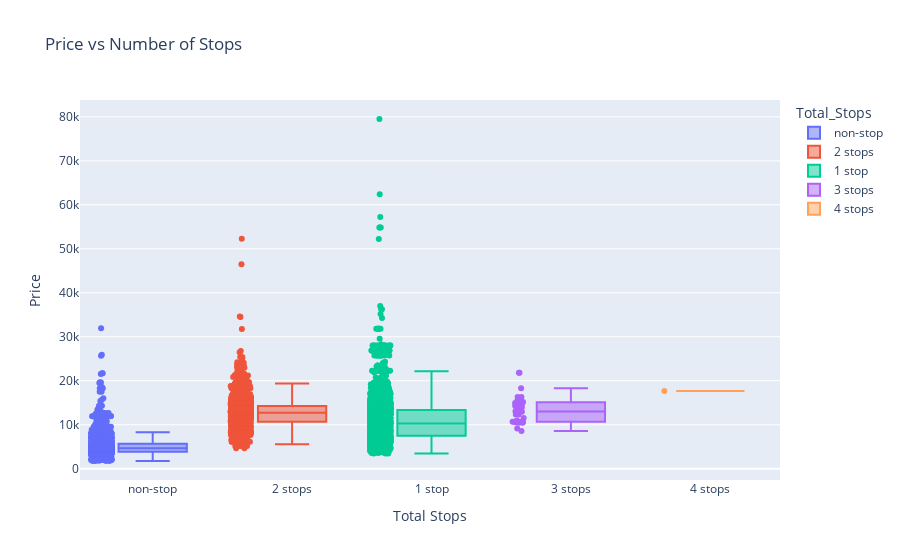

This figure's notebook cell:
### Markdown cell above
## How does ticket price vary with total stops?

### Code cell
import plotly.express as px

fig = px.box(
    df, 
    x='Total_Stops', 
    y='Price',
    points="all", 
    color='Total_Stops', 
    title='Price vs Number of Stops')
fig.update_layout(
    xaxis_title='Total Stops',
    yaxis_title='Price')
fig.show()

### Figure 1 — Plotly figure (JSON) as saved in the notebook; plotly's stock layout.template omitted (floating-point values rounded to 4 significant figures; data arrays with more than 128 entries replaced by an {"elided": "..."} marker saying what was removed)
{"data": [{"alignmentgroup": "True", "boxpoints": "all", "hovertemplate": "Total_Stops=%{x}<br>Price=%{y}<extra></extra>", "legendgroup": "non-stop", "marker": {"color": "#636efa"}, "name": "non-stop", "notched": false, "offsetgroup": "non-stop", "orientation": "v", "showlegend": true, "type": "box", "x": {"elided": "3475 str values"}, "x0": " ", "xaxis": "x", "y": {"elided": "3475 int values"}, "y0": " ", "yaxis": "y"}, {"alignmentgroup": "True", "boxpoints": "all", "hovertemplate": "Total_Stops=%{x}<br>Price=%{y}<extra></extra>", "legendgroup": "2 stops", "marker": {"color": "#EF553B"}, "name": "2 stops", "notched": false, "offsetgroup": "2 stops", "orientation": "v", "showlegend": true, "type": "box", "x": {"elided": "1318 str values"}, "x0": " ", "xaxis": "x", "y": {"elided": "1318 int values"}, "y0": " ", "yaxis": "y"}, {"alignmentgroup": "True", "boxpoints": "all", "hovertemplate": "Total_Stops=%{x}<br>Price=%{y}<extra></extra>", "legendgroup": "1 stop", "marker": {"color": "#00cc96"}, "name": "1 stop", "notched": false, "offsetgroup": "1 stop", "orientation": "v", "showlegend": true, "type": "box", "x": {"elided": "5625 str values"}, "x0": " ", "xaxis": "x", "y": {"elided": "5625 int values"}, "y0": " ", "yaxis": "y"}, {"alignmentgroup": "True", "boxpoints": "all", "hovertemplate": "Total_Stops=%{x}<br>Price=%{y}<extra></extra>", "legendgroup": "3 stops", "marker": {"color": "#ab63fa"}, "name": "3 stops", "notched": false, "offsetgroup": "3 stops", "orientation": "v", "showlegend": true, "type": "box", "x": ["3 stops", "3 stops", "3 stops", "3 stops", "3 stops", "3 stops", "3 stops", "3 stops", "3 stops", "3 stops", "3 stops", "3 stops", "3 stops", "3 stops", "3 stops", "3 stops", "3 stops", "3 stops", "3 stops", "3 stops", "3 stops", "3 stops", "3 stops", "3 stops", "3 stops", "3 stops", "3 stops", "3 stops", "3 stops", "3 stops", "3 stops", "3 stops", "3 stops", "3 stops", "3 stops", "3 stops", "3 stops", "3 stops", "3 stops", "3 stops", "3 stops", "3 stops", "3 stops"], "x0": " ", "xaxis": "x", "y": [10493, 10991, 11543, 12346, 10703, 18293, 21829, 15586, 13387, 13007, 16294, 12797, 21829, 13387, 14960, 16294, 9128, 14260, 10703, 10703, 10703, 15629, 8607, 14195, 15419, 10573, 15145, 10493, 15419, 14221, 14015, 12383, 13007, 15629, 10703, 10703, 14960, 10493, 10493, 12358, 12954, 13081, 10493], "y0": " ", "yaxis": "y"}, {"alignmentgroup": "True", "boxpoints": "all", "hovertemplate": "Total_Stops=%{x}<br>Price=%{y}<extra></extra>", "legendgroup": "4 stops", "marker": {"color": "#FFA15A"}, "name": "4 stops", "notched": false, "offsetgroup": "4 stops", "orientation": "v", "showlegend": true, "type": "box", "x": ["4 stops"], "x0": " ", "xaxis": "x", "y": [17686], "y0": " ", "yaxis": "y"}], "layout": {"boxmode": "overlay", "legend": {"title": {"text": "Total_Stops"}, "tracegroupgap": 0}, "title": {"text": "Price vs Number of Stops"}, "xaxis": {"anchor": "y", "categoryarray": ["non-stop", "2 stops", "1 stop", "3 stops", "4 stops"], "categoryorder": "array", "domain": [0, 1], "title": {"text": "Total Stops"}}, "yaxis": {"anchor": "x", "domain": [0, 1], "title": {"text": "Price"}}}}
